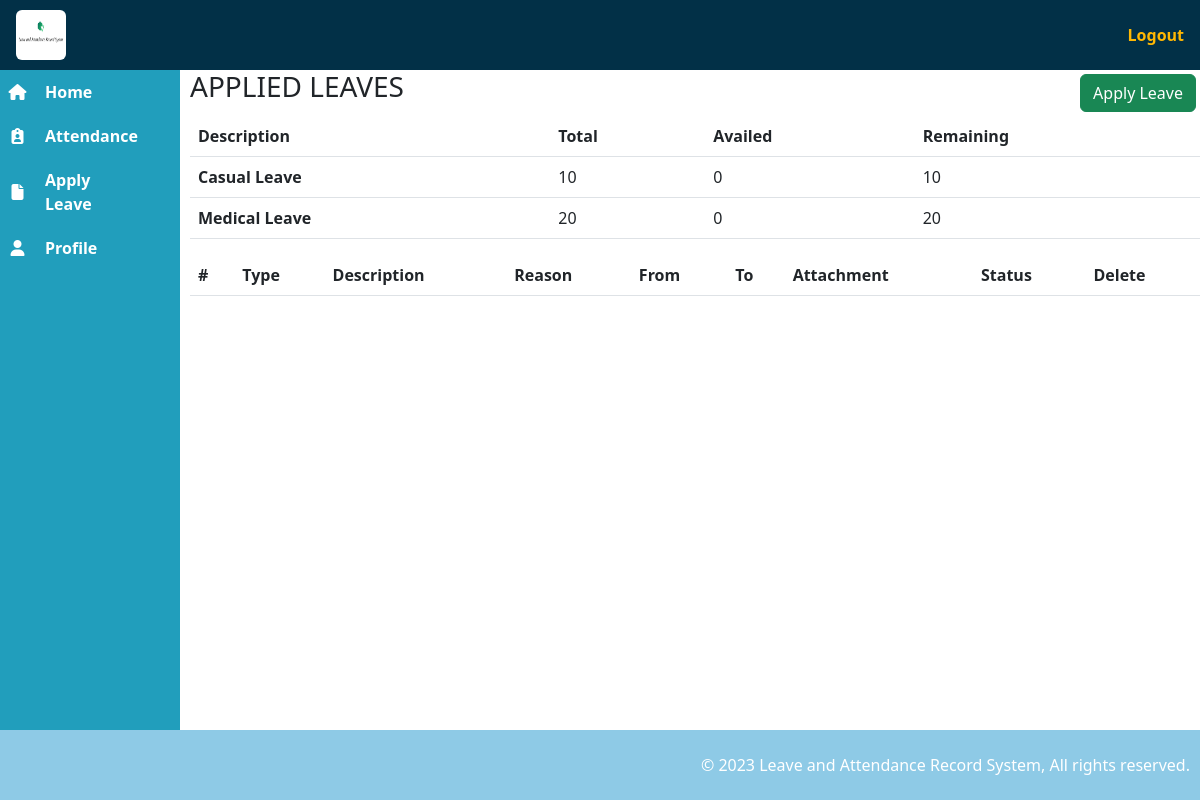
Page /employee/applied_leaves.php (signed in) on the committed database.
### tables this page shows
CREATE TABLE `leaves` (
  `id` int(10) NOT NULL,
  `leave_description` varchar(255) NOT NULL,
  `leave_total` int(100) NOT NULL,
  `leave_from` date NOT NULL,
  `leave_to` date NOT NULL
);

### employee/applied_leaves.php (the view, shortened to what this page needs)
<?php
include '../includes/user_head.php';
include '../includes/user_navbar.php';
include '../includes/user_sidebar.php';
?>
<main>
    <section>
        <div>
            <div class="d-flex justify-content-between">
                <h3 class="text-uppercase">Applied Leaves</h3>
                <a href="apply_leave.php" class='btn btn-success m-1'>Apply Leave</a>
            </div>
            <div>
            <table class="table">
                    <thead>
                        <tr>
                            <th scope="col">Description</th>
                            <th scope="col">Total</th>
                            <th scope="col">Availed</th>
                            <th scope="col">Remaining</th>
                        </tr>
                    </thead>
                    <tbody>
                        <?php
                        $query = "SELECT * FROM leaves";
                        $query_conn = mysqli_query($connection, $query);
                        while ($result = mysqli_fetch_assoc($query_conn)) {
                            $leaves_description = $result['leave_description'];
                            $leaves_total = $result['leave_total'];
                            $employeeId = $_SESSION['user_id'];
                            $query_availed = "SELECT SUM(DATEDIFF(leave_to, leave_from) + 1) AS availed_days FROM applied_leaves WHERE user_id = $employeeId AND status = 'Approved' AND description = '$leaves_description'";
                            $query_availed_conn = mysqli_query($connection, $query_availed);
                            $result_availed = mysqli_fetch_assoc($query_availed_conn);
                            $availed_days = $result_availed['availed_days'] ?? 0;
                            $remaining_days = $leaves_total - $availed_days;
                            ?>
                            <tr>
                                <th scope="row">
                                    <?php echo $leaves_description; ?>
                                </th>
                                <td>
                                    <?php echo $leaves_total; ?>
                                </td>
                                <td>
                                    <?php echo $availed_days; ?>
                                </td>
                                <td>
                                    <?php echo $remaining_days; ?>
                                </td>
                            </tr>
                            <?php
                        }
                        ?>
                    </tbody>
                </table>
            </div>
            <div>
                <table class="table">
                    <thead>
                        <tr>
                            <th scope="col">#</th>
                            <th scope="col">Type</th>
                            <th scope="col">Description</th>
                            <th scope="col">Reason</th>
                            <th scope="col">From</th>
                            <th scope="col">To</th>
                            <th scope="col">Attachment</th>
                            <th scope="col">Status</th>
                            <th scope="col">Delete</th>
                        </tr>
                    </thead>
                </table>
            </div>
        </div>
    </section>
</main>
<?php
include '../includes/user_footer.php';
?>

### css/employee_style.css (style rules this page uses)
a { text-decoration: none; }
main { margin-top: 70px; margin-left: 190px; padding-bottom: 60px; }

### rows in the picture
leaves: leave_description "Casual Leave", leave_total "10", availed_days "0"
leaves: leave_description "Medical Leave", leave_total "20", availed_days "0"
